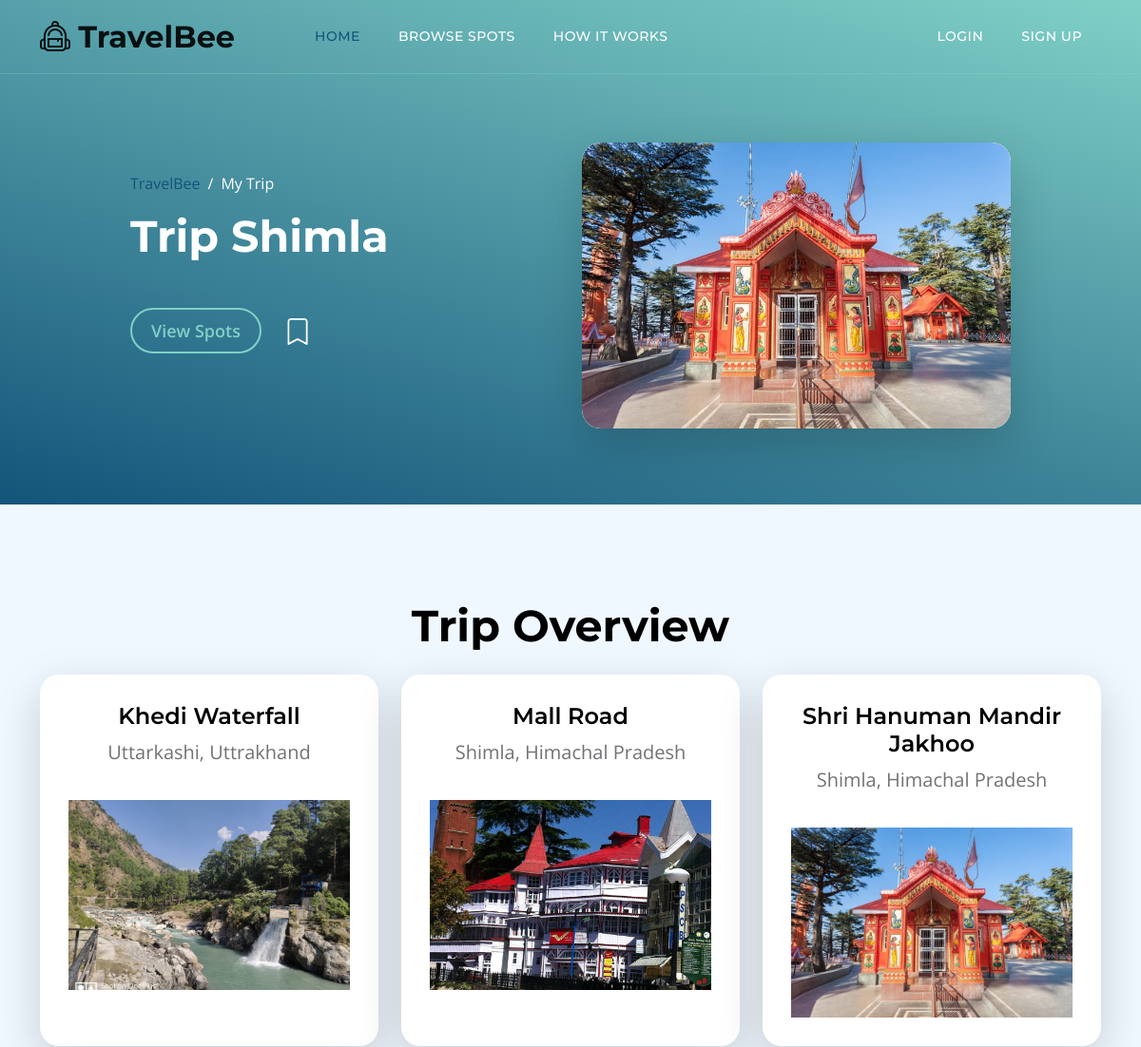
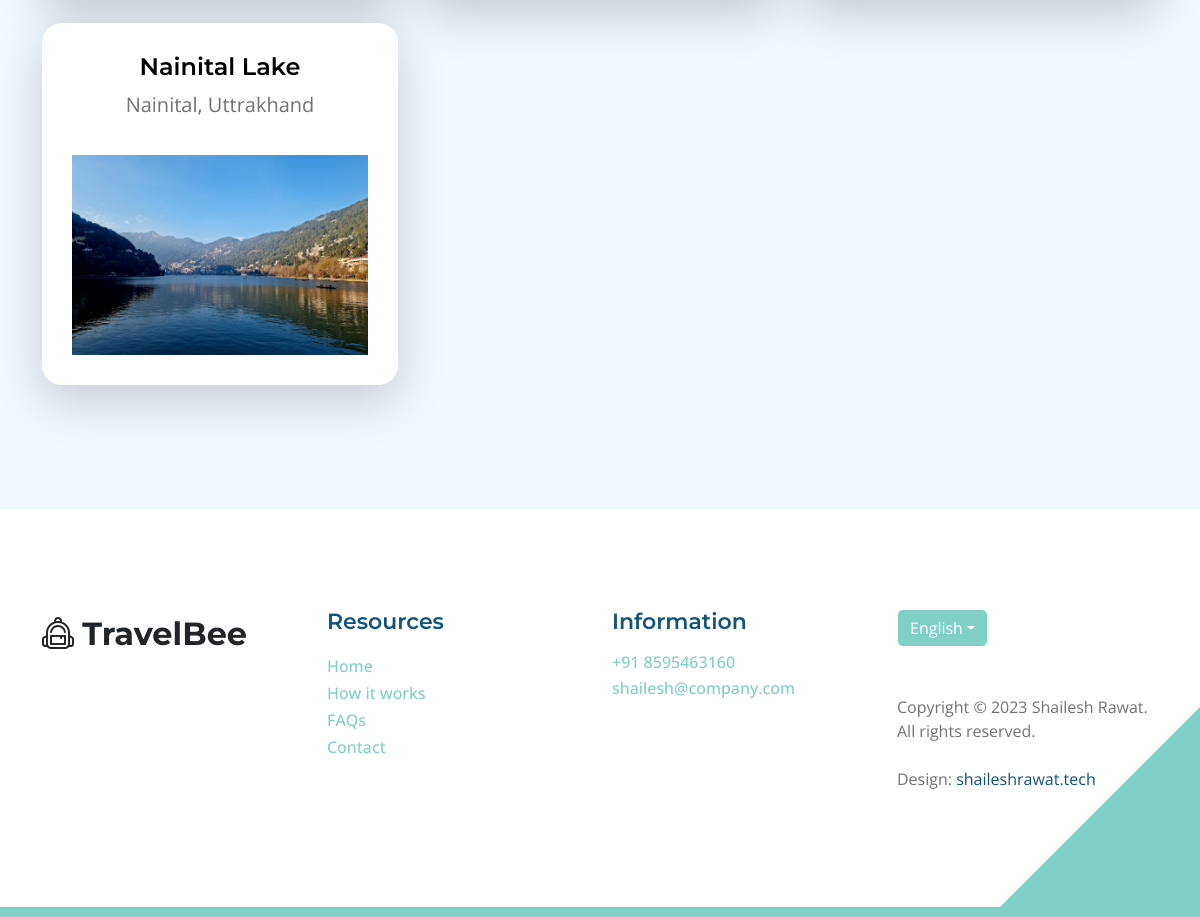
Screenshot of /my-trip/399112d749ce483688a5817880ad5ac7/ with the database file from the repository (2 pictures, top to bottom).
### city_spot/models.py (models this page shows, shortened)
class Trip(models.Model):
    trip_id = models.UUIDField(primary_key=True, default=uuid.uuid4, editable=False)
    title = models.CharField(max_length=200)
    note = models.TextField(blank=True, null=True)
    spots = models.ManyToManyField(Spot)
    date_created = models.DateField(auto_now_add=True, null=True, blank=True)

class Spot(models.Model):
    spot_id = models.UUIDField(primary_key=True, default=uuid.uuid4, editable=False)
    name = models.CharField(max_length=200)
    slug = models.SlugField()
    spot_type = models.CharField(max_length=120, choices=type_choices, default='N/A')
    main_image = models.ImageField(upload_to="spot_image/")
    gallery = models.ManyToManyField(Gallery)
    description = models.TextField()
    city = models.CharField(max_length=20, blank=True, null=True)
    state = models.CharField(max_length=20, blank=True, null=True)
    location_url = models.CharField(max_length=400)

### city_spot/views.py (the view)
# urls.py: path('my-trip/<str:pk>/', user_trip_detail, name="user-trip-detail"),
def user_trip_detail(request, pk):
    trip = Trip.objects.filter(trip_id=pk).first()
    spots = trip.spots.all()
    context = {
        'trip': trip,
        'spots': spots,
    }
    return render(request, 'trip-detail.html', context)

### city_spot/templatetags/app_tags.py (called while the page is built)
@register.filter
def trip_image_url(trip):
    trip_spots = trip.spots.all()
    random_index = random.randint(0,len(trip_spots)-1)
    image_url = trip_spots[random_index].main_image.url
    return image_url

### city_spot/templates/trip-detail.html
{% extends 'base.html' %}
{% load static %}
{% load app_tags %}
{% block content %}
<header class="site-header d-flex flex-column justify-content-center align-items-center">
  <div class="container">
    <div class="row justify-content-center align-items-center">
      <div class="col-lg-5 col-12 mb-5">
        <nav aria-label="breadcrumb">
          <ol class="breadcrumb">
            <li class="breadcrumb-item">
              <a href="index.html">TravelBee</a>
            </li>
            <li class="breadcrumb-item active" aria-current="page">
              My Trip
            </li>
          </ol>
        </nav>
        <h2 class="text-white">
          {{trip.title}}
        </h2>
        <div class="d-flex align-items-center mt-5">
          <a href="#section_2" class="btn custom-btn custom-border-btn smoothscroll me-4">View Spots</a>
          <a href="#top" class="custom-icon bi-bookmark smoothscroll"></a>
        </div>
      </div>
      <div class="col-lg-5 col-12">
        <div class="topics-detail-block bg-white shadow-lg">
          <img src="{{trip|trip_image_url}}" class="topics-detail-block-image img-fluid" />
        </div>
      </div>
    </div>
  </div>
</header>
<section class="explore-section section-padding section-bg">
  <div class="container text-center">
    <h2 class="mb-4">Trip Overview</h2>
    <div class="tab-content section-bg" id="myTabContent">
      <div class="tab-pane fade show active" id="design-tab-pane" role="tabpanel" aria-labelledby="design-tab"
        tabindex="0">
        <div class="row section-bg">
          {% for spot in spots %}
          <div class="col-lg-4 col-md-6 col-12 mb-4 mb-lg-4">
            <div class="custom-block bg-white shadow-lg text-center">
              <a href="/spot/{{spot.slug}}/">
                <div class="text-center">
                  <div>
                    <h5 class="mb-2">{{spot.name}}</h5>
                    <p class="mb-0">{{spot.city}}, {{spot.state}}</p>
                  </div>
                </div>
                <img src="{{spot.main_image.url}}" class="custom-block-image img-fluid" alt="">
              </a>
            </div>
          </div>
          {% endfor %}
        </div>
      </div>
    </div>
  </div>
</section>
{% endblock content %}

### static/css/templatemo-topic-listing.css (style rules this page uses)
:root { --white-color: #ffffff; --primary-color: #13547a; --secondary-color: #80d0c7; --section-bg-color: #f0f8ff; --custom-btn-bg-color: #80d0c7; --custom-btn-bg-hover-color: #13547a; --dark-color: #000000; --p-color: #717275; --border-color: #7fffd4; --link-hover-color: #13547a; --body-font-family: 'Open Sans', sans-serif; --title-font-family: 'Montserrat', sans-serif; --h1-font-size: 58px; --h2-font-size: 46px; --h3-font-size: 32px; --h4-font-size: 28px; --h5-font-size: 24px; --h6-font-size: 22px; --p-font-size: 20px; --menu-font-size: 14px; --btn-font-size: 18px; --copyright-font-size: 16px; --border-radius-large: 100px; --border-radius-medium: 20px; --border-radius-small: 10px; --font-weight-normal: 400; --font-weight-medium: 500; --font-weight-semibold: 600; --font-weight-bold: 700; }
body { background-color: var(--white-color); font-family: var(--body-font-family); }
h2, h3, h4, h5, h6 { color: var(--dark-color); }
h1, h2, h3, h4, h5, h6 { font-family: var(--title-font-family); font-weight: var(--font-weight-semibold); }
h2 { font-size: var(--h2-font-size); font-weight: var(--font-weight-bold); }
h5 { font-size: var(--h5-font-size); }
p { color: var(--p-color); font-size: var(--p-font-size); font-weight: var(--font-weight-normal); }
a, button { touch-action: manipulation; transition: all 0.3s; }
a { display: inline-block; color: var(--primary-color); text-decoration: none; }
.section-padding { padding-top: 100px; padding-bottom: 100px; }
.section-bg { background-color: var(--section-bg-color); }
.tab-content { background-color: var(--white-color); border-radius: var(--border-radius-medium); }
.custom-icon { color: var(--secondary-color); }
.custom-btn { background: var(--custom-btn-bg-color); border: 2px solid transparent; border-radius: var(--border-radius-large); color: var(--white-color); font-size: var(--btn-font-size); font-weight: var(--font-weight-semibold); line-height: normal; transition: all 0.3s; padding: 10px 20px; }
.custom-border-btn { background: transparent; border: 2px solid var(--custom-btn-bg-color); color: var(--custom-btn-bg-color); }
.site-header { background-image: linear-gradient(15deg, #13547a 0%, #80d0c7 100%); padding-top: 150px; padding-bottom: 80px; }
.site-header .container { height: 100%; }
.breadcrumb-item+.breadcrumb-item::before, .breadcrumb-item a:hover, .breadcrumb-item.active { color: var(--white-color); }
.site-header .custom-icon { color: var(--white-color); font-size: var(--h4-font-size); }
.custom-block { border-radius: var(--border-radius-medium); position: relative; overflow: hidden; padding: 30px; transition: all 0.3s ease; height: 100%; }
.custom-block > a { width: 100%; }
.custom-block-image { display: block; width: 100%; height: 200px; object-fit: cover; margin-top: 35px; }
.topics-detail-block { border-radius: var(--border-radius-medium); position: relative; overflow: hidden; }
.topics-detail-block-image { display: block; border-radius: var(--border-radius-medium); }

### rows the page displays
Trip: title "Trip Shimla", trip_id.main_image (picture)
Spot: name "Khedi Waterfall", city "Uttarkashi", state "Uttrakhand", main_image (picture)
Spot: name "Mall Road", city "Shimla", state "Himachal Pradesh", main_image (picture)
Spot: name "Shri Hanuman Mandir Jakhoo", city "Shimla", state "Himachal Pradesh", main_image (picture)
Spot: name "Nainital Lake", city "Nainital", state "Uttrakhand", main_image (picture)
